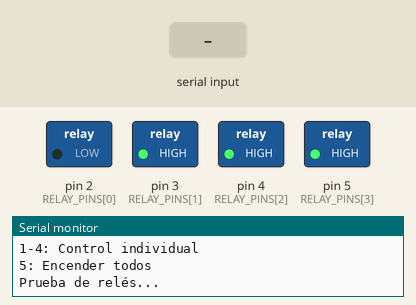
This sketch was run on a simulated Arduino Uno, built with avr-gcc and run on an emulated ATmega328P. Parts: switched loads named in the sketch (green lamp = pin HIGH), the last lines printed to the serial monitor. The test bench sets the inputs (shaded band).

Above: at 0.2 s.
At 3.8 s:
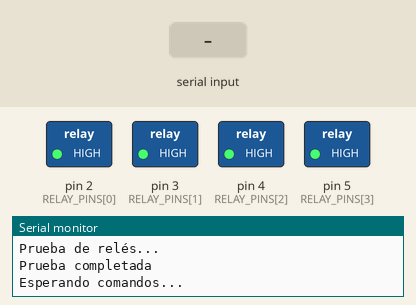
3.9 s: "90,45\n" received over Serial
5.4 s: "0\n" received over Serial
6.9 s: "5\n" received over Serial
At 7.3 s:
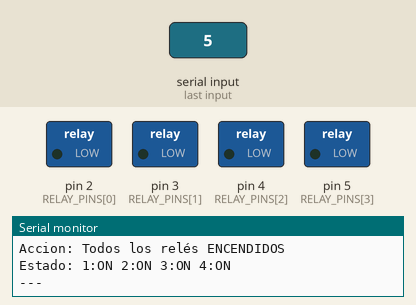
Timing chart, 0 to 9.9 s (numbered marks = the images above; inputs shaded):
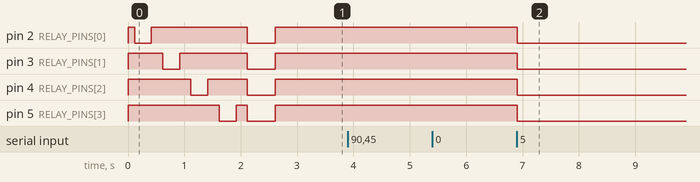

Measured:
- after the input at 6.9 s, pin 2 (RELAY_PINS[0]), pin 3 (RELAY_PINS[1]), pin 4 (RELAY_PINS[2]), pin 5 (RELAY_PINS[3]): HIGH → LOW at once

The sketch:

gesture_control.ino
```cpp
/*
  Control de relés por gestos de mano
  Comunicación serial con Python + MediaPipe

  Comandos:
  0 - Apagar todos los relés
  1 - Rele 1 ON
  2 - Rele 2 ON
  3 - Rele 3 ON
  4 - Rele 4 ON
  5 - Encender todos los relés
*/

const int RELAY_COUNT = 4;
const int RELAY_PINS[RELAY_COUNT] = {2, 3, 4, 5};

bool relayStates[RELAY_COUNT] = {false, false, false, false};
String inputString = "";
bool stringComplete = false;

void setup() {
  // Inicializar pines de relé
  for (int i = 0; i < RELAY_COUNT; i++) {
    pinMode(RELAY_PINS[i], OUTPUT);
    digitalWrite(RELAY_PINS[i], HIGH); // HIGH = relé apagado (depende del módulo)
  }

  // Inicializar comunicación serial
  Serial.begin(9600);
  Serial.println("SISTEMA DE CONTROL POR GESTOS");
  Serial.println("=============================");
  Serial.println("Comandos recibidos de Python:");
  Serial.println("0: Apagar todos");
  Serial.println("1-4: Control individual");
  Serial.println("5: Encender todos");
  Serial.println();

  // Prueba inicial
  testSequence();
}

void loop() {
  // Leer comandos seriales
  while (Serial.available()) {
    char inChar = (char)Serial.read();

    if (inChar == '\n') {
      stringComplete = true;
    } else if (isDigit(inChar)) {
      inputString += inChar;
    }
  }

  // Procesar comando cuando esté completo
  if (stringComplete) {
    processCommand(inputString);
    inputString = "";
    stringComplete = false;
  }
}

void processCommand(String cmd) {
  if (cmd.length() == 0) return;

  int command = cmd.toInt();
  Serial.print("Comando recibido: ");
  Serial.println(command);

  switch(command) {
    case 0:
      // Apagar todos los relés
      for (int i = 0; i < RELAY_COUNT; i++) {
        relayStates[i] = false;
        digitalWrite(RELAY_PINS[i], HIGH);
      }
      Serial.println("Accion: Todos los relés APAGADOS");
      break;

    case 5:
      // Encender todos los relés
      for (int i = 0; i < RELAY_COUNT; i++) {
        relayStates[i] = true;
        digitalWrite(RELAY_PINS[i], LOW);
      }
      Serial.println("Accion: Todos los relés ENCENDIDOS");
      break;

    case 1:
    case 2:
    case 3:
    case 4:
      {
        int relayIndex = command - 1; // Convertir 1-4 a 0-3

        // Primero apagar todos
        for (int i = 0; i < RELAY_COUNT; i++) {
          relayStates[i] = false;
          digitalWrite(RELAY_PINS[i], HIGH);
        }

        // Luego encender solo el seleccionado
        relayStates[relayIndex] = true;
        digitalWrite(RELAY_PINS[relayIndex], LOW);

        Serial.print("Accion: Rele ");
        Serial.print(command);
        Serial.println(" activado (otros apagados)");
      }
      break;

    default:
      Serial.println("Error: Comando no reconocido");
      return;
  }

  // Mostrar estado actual
  showStatus();
}

void showStatus() {
  Serial.print("Estado: ");
  for (int i = 0; i < RELAY_COUNT; i++) {
    Serial.print(i + 1);
    Serial.print(":");
    Serial.print(relayStates[i] ? "ON " : "OFF ");
  }
  Serial.println();
  Serial.println("---");
}

void testSequence() {
  // Secuencia de prueba al iniciar
  Serial.println("Prueba de relés...");

  for (int i = 0; i < RELAY_COUNT; i++) {
    digitalWrite(RELAY_PINS[i], LOW); // Encender
    delay(300);
    digitalWrite(RELAY_PINS[i], HIGH); // Apagar
    delay(200);
  }

  // Encender todos brevemente
  for (int i = 0; i < RELAY_COUNT; i++) {
    digitalWrite(RELAY_PINS[i], LOW);
  }
  delay(500);

  // Apagar todos
  for (int i = 0; i < RELAY_COUNT; i++) {
    digitalWrite(RELAY_PINS[i], HIGH);
  }

  Serial.println("Prueba completada");
  Serial.println("Esperando comandos...");
  Serial.println();
}
```
